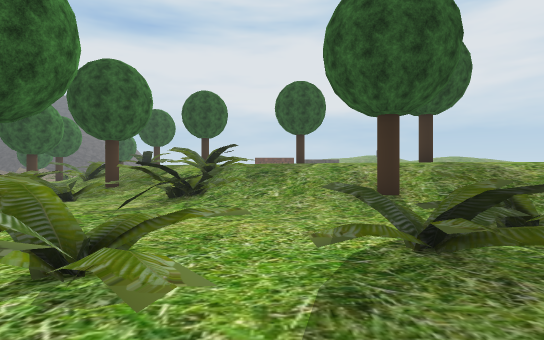
[1] (above)

17 first-person views from a walk through a scene from a Unity 3-D project. The camera is 1.4 m above the floor, looks level and sees 80° across. The floor is counted in squares, 2 m on a side. Each view is taken from the middle of a square. On the plan, view 1 faces up. The plan holds only what a view shows up to about 10 squares ahead; the rest is blank. The place goes on beyond the plan. Some trees and plants on the terrain are drawn as simple stand-ins. The player is left out.

[2]
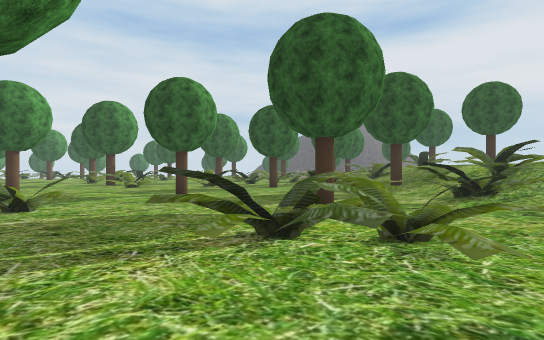

[3]
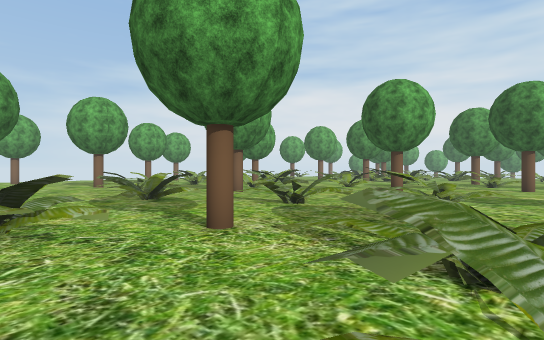

[4]
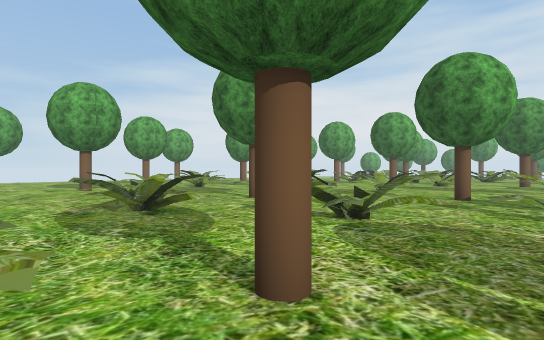

[5]
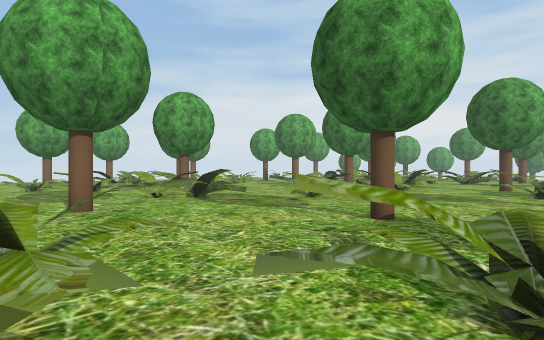

[6]
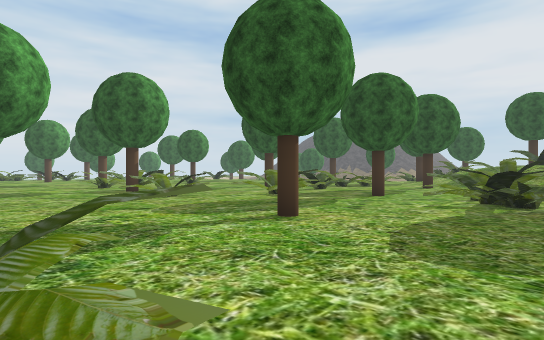

[7]
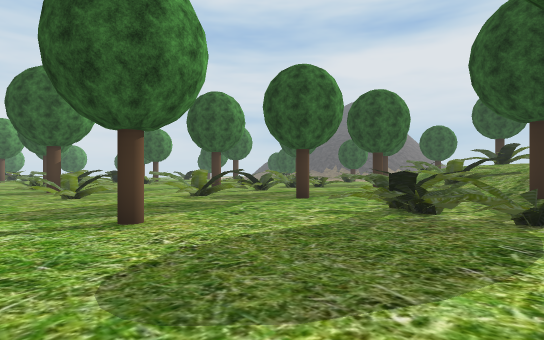

[8]
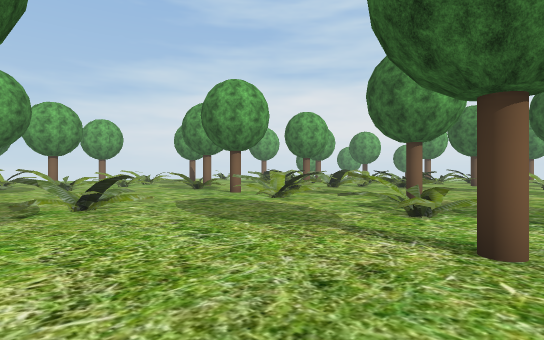

[9]
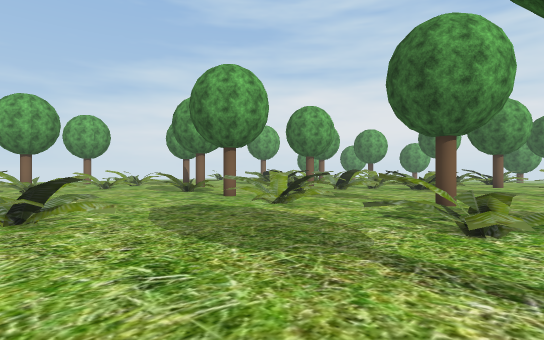

[10]
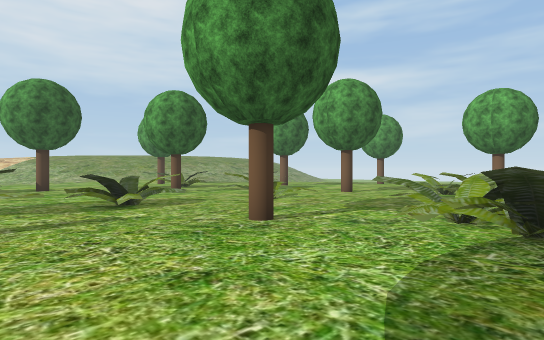

[11]
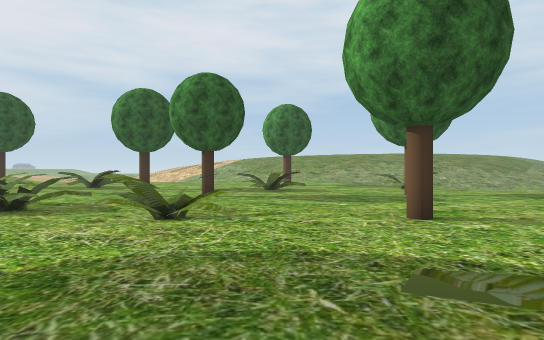

[12]
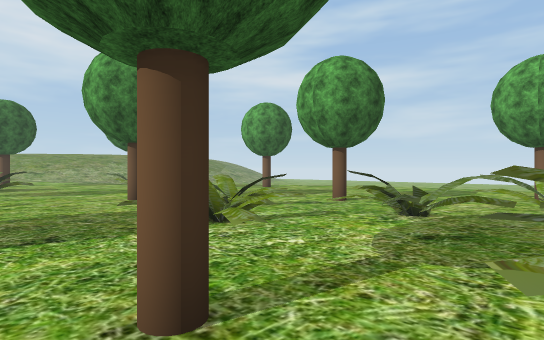

[13]
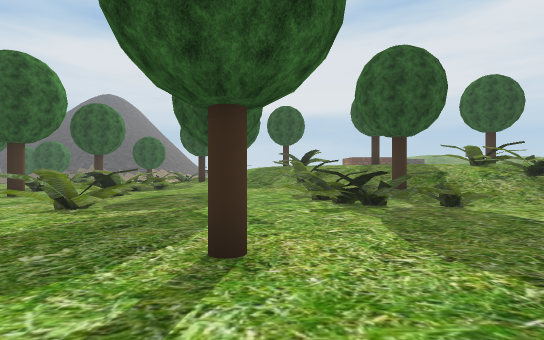

[14]
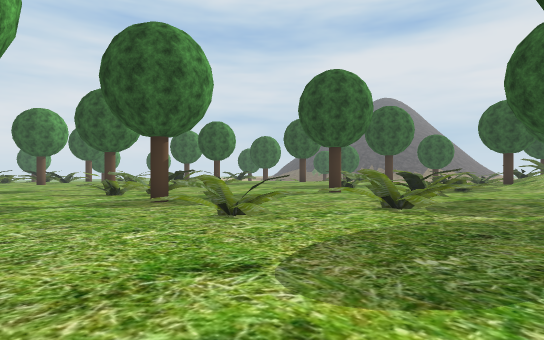

[15]
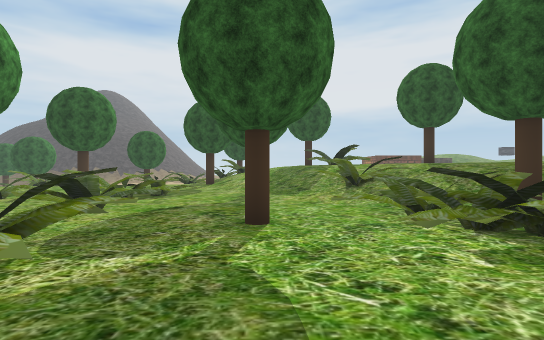

[16]
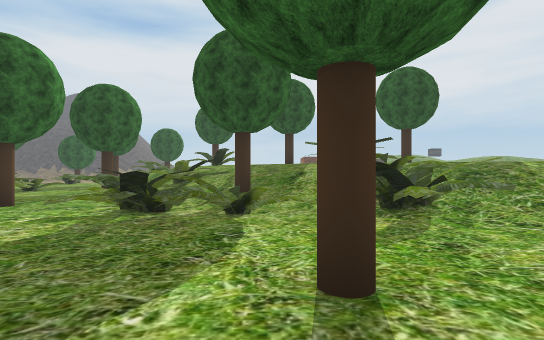

[17]
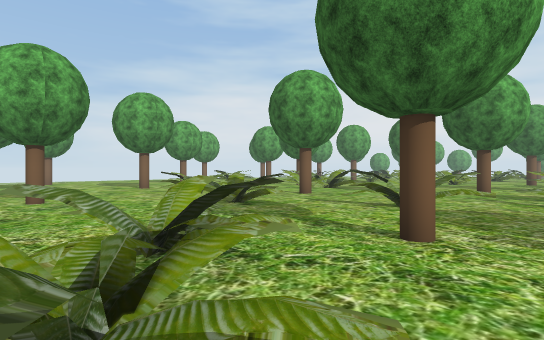

### Floor plan
Key: @ floor where view 1 was taken; # wall or solid block; x gap in a wall; . main floor; : floor 1.75 m higher than the main floor; / step, stairs or slope; = window, fence, low wall or low ledge; ^ raised ledge; T tree.
Columns run from 23 left of view 1 to 1 right of it. Each row starts with its distance up from view 1.
 14             ./////:
 13           /#/T//^//:
 12           ^x/..#^=//
 11         ^.^^....^/// ^
 10         T..==.../////^
  9         ..=#...=^/T/ ^//:
  8        .....#.T.^xx/=^=//
  7        ....^#...=^^^^=///
  6      /#...=^/....^.=.^^//
  5     ^^..../#............/
  4    .^^.T.==/...T...T....#
  3   ...=...//..........^#.^
  2   ..................#^/.#
  1  T    ..............^==..
  0  .......#=T....^==.....@.
 -1 .......#==...... ^...T..#
 -2 .....T........T..^^^..#x^
 -3   .............../=...^^#
 -4   .....=/..#...........=.
 -5    ...=^^..//......#/....
 -6     ^ .....^#/#.T..^^....
 -7       .T.....///.........
 -8       .=....=/^=..##...T.
 -9        =...../^....^.....
-10         ....T............
-11          .=^...#.........
-12           =^..^=^..T.....
-13            ..^##=^.......

Positions as (right, up) in squares from view 1, and headings:
1: (0, 0), facing up
2: (0, -1), facing up-left
3: (0, 2), facing down-left
4: (-1, 0), facing down-left
5: (-5, 0), facing down-left
6: (-5, 0), facing up-left
7: (-4, 2), facing up-left
8: (-10, 1), facing down-left
9: (-11, 0), facing down-left
10: (-10, -3), facing down-right
11: (-9, -10), facing right
12: (-12, -9), facing down-right
13: (-8, 1), facing up
14: (-9, 1), facing up-left
15: (-9, 4), facing up
16: (-4, 2), facing up
17: (1, 0), facing down-left
